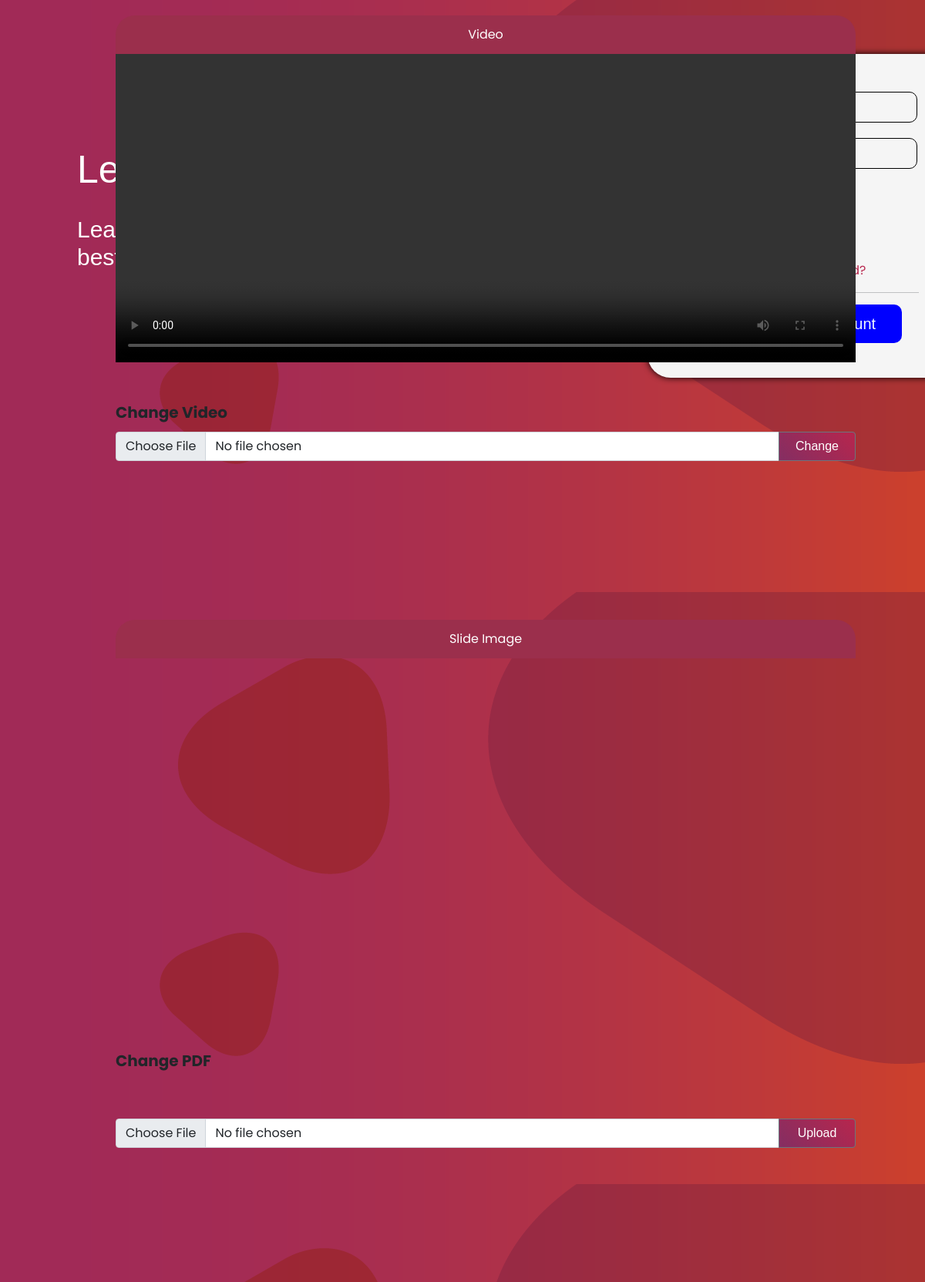
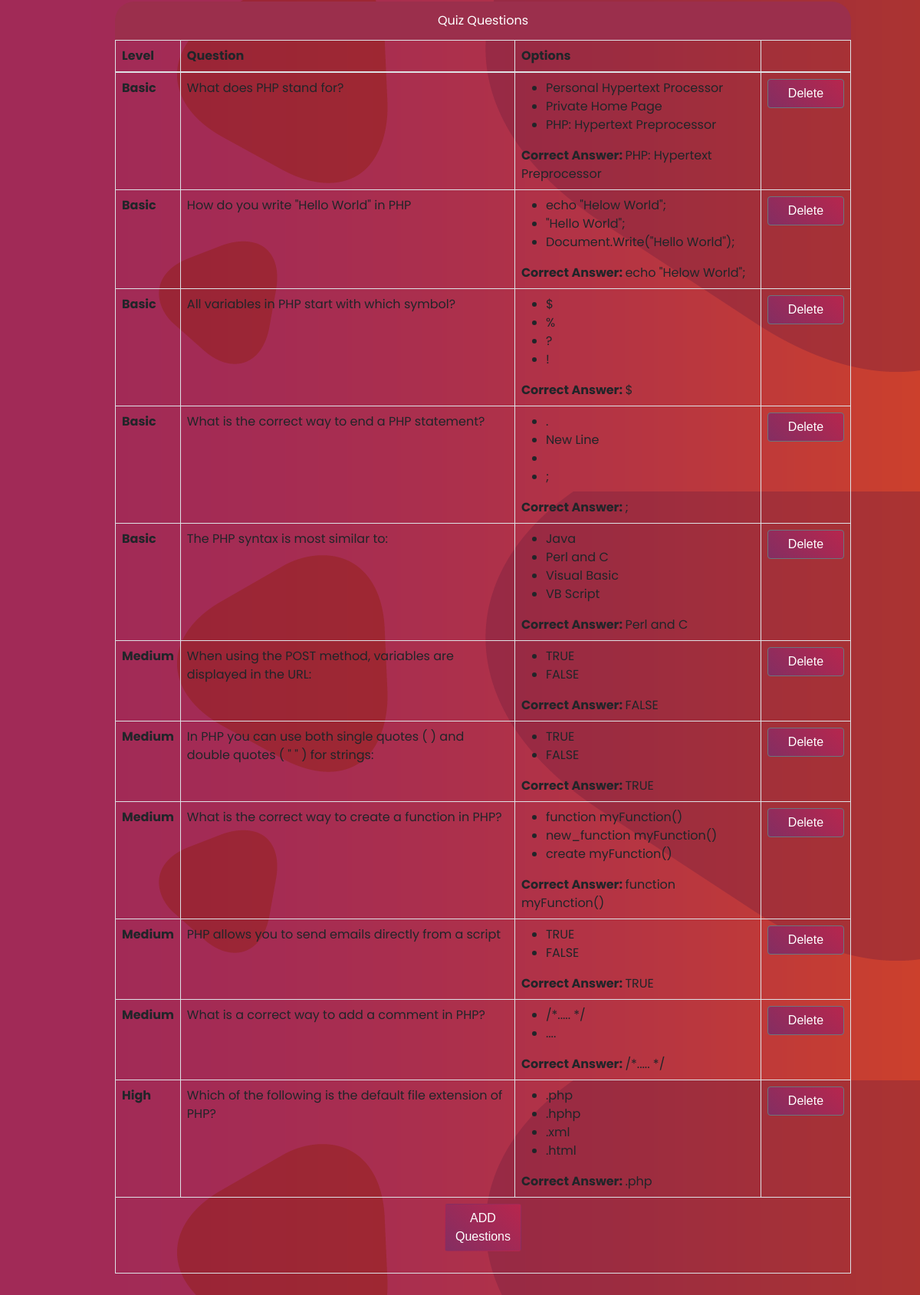
Page /view.php?courseid=1 (signed in) on the committed database (2 pictures, top to bottom).
### tables this page shows
CREATE TABLE `slide` (
  `aid` int(200) NOT NULL,
  `ansr` varchar(500) NOT NULL,
  `cid` int(200) NOT NULL
);

CREATE TABLE `questions` (
  `iddd` int(11) NOT NULL,
  `question_number` int(200) NOT NULL,
  `question_text` text NOT NULL,
  `crs_id` int(200) NOT NULL,
  `level` varchar(50) NOT NULL
);

CREATE TABLE `options` (
  `id` int(11) NOT NULL,
  `question_number` int(11) NOT NULL,
  `is_correct` tinyint(1) NOT NULL DEFAULT 0,
  `coption` text NOT NULL,
  `crs_id` int(200) NOT NULL,
  `level` varchar(200) NOT NULL
);

### db/conn.php (called while the page is built, shortened)
<?php
    require_once 'login.php';
    require_once 'crud.php';
    $crud = new crud($pdo);
?>

### db/crud.php (called while the page is built, shortened)
<?php
  class crud{
      private $db;
      function __construct($conn){
            $this->db = $conn;
      }
 public function viewvdo($id){
  try {
   $sql = "select * from section where   crs_id = :id";
   $stmt = $this->db->prepare($sql);
   $stmt->bindparam(':id',$id);
   $stmt->execute();
   $result = $stmt->fetch();
   return $result;
 } catch (PDOException $e) {
    echo $e->getMessage();
    return false;
  }
 }
 public function viewimg($id){
  try{
    $sql = "SELECT * FROM slide where cid=$id";
    $result = $this->db->query($sql);
    return $result;
}catch (PDOException $e) {
    echo $e->getMessage();
    return false;
}
}
public function viewqus($id){
  try{
    $sql = "SELECT * FROM questions where crs_id=$id";
    $result = $this->db->query($sql);
    return $result;
}catch (PDOException $e) {
    echo $e->getMessage(); return false;
}
}
public function viewops($id,$qn,$lv){
  try{
    $sql = "SELECT * FROM options where crs_id=$id AND question_number=$qn AND level='$lv'";
    $result = $this->db->query($sql);
    return $result;
}catch (PDOException $e) {
    echo $e->getMessage(); return false;
}
}
public function viewcrct($id,$qn,$lv){
  try {
   $sql = "select * from options where crs_id = :id AND question_number=:qn AND is_correct=1 AND level=:lv";
   $stmt = $this->db->prepare($sql);
   $stmt->bindparam(':id',$id);  $stmt->bindparam(':lv',$lv); $stmt->bindparam(':qn',$qn);
   $stmt->execute();
   $result = $stmt->fetch();
   return $result;
 } catch (PDOException $e) {
    echo $e->getMessage(); return false;
  }
 }
  }
?>

### view.php (the view, shortened to what this page needs)
<?php
require_once 'db/conn.php';
$id = $_GET['courseid'];
$results = $crud->viewvdo($_SESSION['cid']);
if($results){
    $vdo_path=$results['video'];
}
$slide = $crud->viewimg($_SESSION['cid']);
$qus = $crud->viewqus($_SESSION['cid']);
?>
<!DOCTYPE html>
<html lang="en">
<head>
    <link rel="stylesheet" href="view.css">
    <link href="https://cdn.jsdelivr.net/npm/bootstrap@5.1.3/dist/css/bootstrap.min.css" rel="stylesheet">
</head>
<body>
    <div class="quiz vdo">
        <div class="title">Video</div>
        <div class="vdo_cntnr">
            <video  class="vido" height="240" width="1320" controls>
                <source src="<?php echo $vdo_path?>" type="video/mp4">
              </video>
          </div>
          <div class="cng">
              <span  style="width: 10rem; height:1.9rem; font-weight: bolder; font-size : 20px;">Change Video</span>
              <form action="chng.php?courseid=<?php echo $_SESSION['cid']?>" method="post" enctype="multipart/form-data">
                 <div class="input-group mb-3">
                <input type="file" class="form-control" id="inputGroupFile02"name="crsvdo">
                <input class="btn btn-secondary" type="submit" id="inputGroupFileAddon04" name="change" value="Change">
              </div>
              </form>
          </div>
    </div>
    <div class="quiz slid">
        <div class="title">Slide Image</div>
        <?php while($r = $slide->fetch(PDO::FETCH_ASSOC)) { ?>
        <iframe src="<?php echo ($r['ansr']) ?>" width="100%" height="450px" ></iframe>
        <?php }?>
    <form action="chng.php?courseid=<?php echo $_SESSION['cid']?>" method="post" enctype="multipart/form-data">
        <div class="img">
            <div  class="ttl" style="width: 10rem; height:1.9rem; font-weight: bolder; font-size : 20px;">Change PDF</div>
          <div class="input-group mb-3">
              <input type="file" class="form-control" name="img">
              <input class="btn btn-secondary" type="submit"  name="upload" value="Upload">
            </div>
        </div>
    </form>
    </div>
    <div class="quiz">
        <div class="title">Quiz Questions</div>
        <table class="table table-bordered">
            <thead>
              <tr>
                <th scope="col">Level</th>
                <th scope="col">Question</th>
                <th scope="col">Options</th>
                <th scope="col"></th>
              </tr>
            </thead>
            <tbody>
            <?php while($r = $qus->fetch(PDO::FETCH_ASSOC)) { ?>
                <form action="chng.php?courseid=<?php echo $_SESSION['cid']?>&qus=<?php echo $r['question_number']?>" method="post">
                <tr>
                    <th ><?php echo ($r['level']) ?></th>
                    <td><?php echo ($r['question_text']) ?></td>
                    <?php $ops = $crud->viewops($id,$r['question_number'],$r['level']);?>
                    <?php $crctans = $crud->viewcrct($id,$r['question_number'],$r['level']);?>
                    <td>
                        <ul>
                        <?php while($r = $ops->fetch(PDO::FETCH_ASSOC)) { ?>
                            <li><?php echo ($r['coption']) ?></li>
                            <?php }?>
                        </ul>
                       <b> Correct Answer: </b><?php echo $crctans['coption'] ?>
                    </td>
                    <td align="center">
                        <input type=submit class="btn btn-secondary" value="Delete" name="qusdlt">
                    </td>
                  </tr>
                </form>
                  <?php }?>
                  <tr>
                    <td colspan="4" align="center">
                        <a href="add2.php?courseid=<?php echo $_SESSION['cid']?>" target="_blank"class="btn" style=" background: linear-gradient(
        45deg, #842E62, #B7264D); color:white;"> ADD Questions</a>
                    </td>
                  </tr>
            </tbody>
          </table>
    </div>
</body>
</html>

### css/signin.css (style rules this page uses)
body { background-image: url(../images/login-back.png); }
.btn { background: linear-gradient( 45deg, #842E62, #B7264D); color:white; width: 100px; padding: 10px; text-decoration: none; justify-content: center; align-items: center; text-align: center; border-radius: 10px; margin-bottom: 20px; font-family: Arial, Helvetica, sans-serif; }

### view.css (style rules this page uses)
* { margin: 0; padding: 0; box-sizing: border-box; font-family: 'Poppins', sans-serif; }

### view.php (style rules this page uses)
.quiz { position: relative; width:80%; left: 150px; top: 400px; padding-bottom: 50px; }
.vdo { top: 20px; }
.title { background-color: #9b2f4c; color:white; width: 100%; height: 50px; display:flex; justify-content:center; align-items: center; border-top-right-radius: 25px; border-top-left-radius: 25px; }
.vdo_cntnr,.vido { width: 100%; height: 400px; }
.cng { position: relative; top: 50px; }
.img { position: relative; top: 100px; }
.ttl { position: relative; top: -50px; }
.mb-3 { position: relative; top: 10px; }
.slid { top: 200px; }

### rows in the picture
questions: level "Basic", question_text "What does PHP stand for?", options.coption "PHP: Hypertext Preprocessor"
options: coption "Personal Hypertext Processor"
options: coption "Private Home Page"
options: coption "PHP: Hypertext Preprocessor"
questions: level "Basic", question_text "How do you write \"Hello World\" in PHP", options.coption "echo \"Helow World\";"
options: coption "echo \"Helow World\";"
options: coption "\"Hello World\";"
options: coption "Document.Write(\"Hello World\");"
questions: level "Basic", question_text "All variables in PHP start with which symbol?", options.coption "$"
options: coption "$"
options: coption "%"
options: coption "?"
options: coption "!"
questions: level "Basic", question_text "What is the correct way to end a PHP statement?", options.coption ";"
options: coption "."
options: coption "New Line"
options: coption ";"
questions: level "Basic", question_text "The PHP syntax is most similar to:", options.coption "Perl and C"
options: coption "Java"
options: coption "Perl and C"
options: coption "Visual Basic"
options: coption "VB Script"
questions: level "Medium", question_text "When using the POST method, variables are displayed in the URL:", options.coption "FALSE"
options: coption "TRUE"
options: coption "FALSE"
questions: level "Medium", question_text "In PHP you can use both single quotes ( ) and double quotes ( \" \" ) for strings:", options.coption "TRUE"
options: coption "TRUE"
options: coption "FALSE"
questions: level "Medium", question_text "What is the correct way to create a function in PHP?", options.coption "function myFunction()"
options: coption "function myFunction()"
options: coption "new_function myFunction()"
options: coption "create myFunction()"
questions: level "Medium", question_text "PHP allows you to send emails directly from a script", options.coption "TRUE"
options: coption "TRUE"
options: coption "FALSE"
questions: level "Medium", question_text "What is a correct way to add a comment in PHP?", options.coption "/*..... */"
options: coption "/*..... */"
options: coption "...."
questions: level "High", question_text "Which of the following is the default file extension of PHP?", options.coption ".php"
options: coption ".php"
options: coption ".hphp"
options: coption ".xml"
options: coption ".html"
